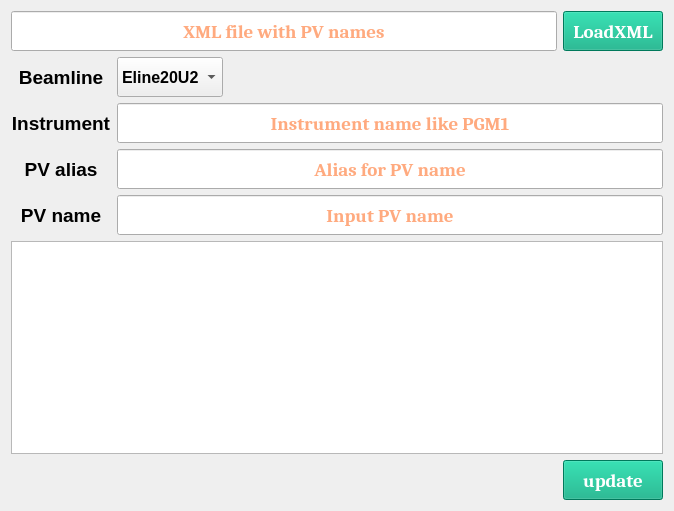
<?xml version="1.0" encoding="UTF-8"?>
<ui version="4.0">
 <class>Form</class>
 <widget class="QWidget" name="Form">
  <property name="geometry">
   <rect>
    <x>0</x>
    <y>0</y>
    <width>674</width>
    <height>511</height>
   </rect>
  </property>
  <property name="windowTitle">
   <string>Form</string>
  </property>
  <layout class="QGridLayout" name="gridLayout_2">
   <item row="0" column="0">
    <layout class="QVBoxLayout" name="verticalLayout_4">
     <item>
      <layout class="QVBoxLayout" name="verticalLayout_3">
       <item>
        <layout class="QHBoxLayout" name="horizontalLayout_2">
         <item>
          <widget class="QLineEdit" name="PV_name_txt_2">
           <property name="minimumSize">
            <size>
             <width>260</width>
             <height>40</height>
            </size>
           </property>
           <property name="maximumSize">
            <size>
             <width>16777215</width>
             <height>40</height>
            </size>
           </property>
           <property name="palette">
            <palette>
             <active>
              <colorrole role="Text">
               <brush brushstyle="SolidPattern">
                <color alpha="255">
                 <red>255</red>
                 <green>85</green>
                 <blue>0</blue>
                </color>
               </brush>
              </colorrole>
             </active>
             <inactive>
              <colorrole role="Text">
               <brush brushstyle="SolidPattern">
                <color alpha="255">
                 <red>0</red>
                 <green>0</green>
                 <blue>0</blue>
                </color>
               </brush>
              </colorrole>
             </inactive>
             <disabled>
              <colorrole role="Text">
               <brush brushstyle="SolidPattern">
                <color alpha="255">
                 <red>120</red>
                 <green>120</green>
                 <blue>120</blue>
                </color>
               </brush>
              </colorrole>
             </disabled>
            </palette>
           </property>
           <property name="font">
            <font>
             <family>Cambria</family>
             <pointsize>14</pointsize>
             <bold>true</bold>
            </font>
           </property>
           <property name="text">
            <string/>
           </property>
           <property name="alignment">
            <set>Qt::AlignCenter</set>
           </property>
           <property name="placeholderText">
            <string>XML file with PV names</string>
           </property>
          </widget>
         </item>
         <item>
          <widget class="QPushButton" name="Load_pvxml_btn">
           <property name="sizePolicy">
            <sizepolicy hsizetype="Fixed" vsizetype="Fixed">
             <horstretch>0</horstretch>
             <verstretch>0</verstretch>
            </sizepolicy>
           </property>
           <property name="minimumSize">
            <size>
             <width>100</width>
             <height>40</height>
            </size>
           </property>
           <property name="maximumSize">
            <size>
             <width>100</width>
             <height>40</height>
            </size>
           </property>
           <property name="font">
            <font>
             <family>Cambria</family>
             <pointsize>14</pointsize>
             <bold>true</bold>
            </font>
           </property>
           <property name="styleSheet">
            <string notr="true">QPushButton{background-color: rgb(0, 170, 127);selection-color: rgb(255, 85, 127);
color: rgb(255, 255, 255);}

QPushButton:hover{background-color:rgb(0, 170, 255);}

QPushButton:pressed{background-color:rgb(255, 91, 58);}</string>
           </property>
           <property name="text">
            <string>LoadXML</string>
           </property>
          </widget>
         </item>
        </layout>
       </item>
       <item>
        <layout class="QGridLayout" name="gridLayout">
         <item row="0" column="0">
          <layout class="QVBoxLayout" name="verticalLayout">
           <item>
            <widget class="QLabel" name="label_5">
             <property name="sizePolicy">
              <sizepolicy hsizetype="Fixed" vsizetype="Fixed">
               <horstretch>0</horstretch>
               <verstretch>0</verstretch>
              </sizepolicy>
             </property>
             <property name="minimumSize">
              <size>
               <width>100</width>
               <height>40</height>
              </size>
             </property>
             <property name="maximumSize">
              <size>
               <width>100</width>
               <height>40</height>
              </size>
             </property>
             <property name="palette">
              <palette>
               <active>
                <colorrole role="WindowText">
                 <brush brushstyle="SolidPattern">
                  <color alpha="255">
                   <red>255</red>
                   <green>85</green>
                   <blue>0</blue>
                  </color>
                 </brush>
                </colorrole>
                <colorrole role="Text">
                 <brush brushstyle="SolidPattern">
                  <color alpha="255">
                   <red>0</red>
                   <green>170</green>
                   <blue>255</blue>
                  </color>
                 </brush>
                </colorrole>
                <colorrole role="ButtonText">
                 <brush brushstyle="SolidPattern">
                  <color alpha="255">
                   <red>0</red>
                   <green>255</green>
                   <blue>255</blue>
                  </color>
                 </brush>
                </colorrole>
               </active>
               <inactive>
                <colorrole role="WindowText">
                 <brush brushstyle="SolidPattern">
                  <color alpha="255">
                   <red>0</red>
                   <green>0</green>
                   <blue>0</blue>
                  </color>
                 </brush>
                </colorrole>
                <colorrole role="Text">
                 <brush brushstyle="SolidPattern">
                  <color alpha="255">
                   <red>0</red>
                   <green>0</green>
                   <blue>0</blue>
                  </color>
                 </brush>
                </colorrole>
                <colorrole role="ButtonText">
                 <brush brushstyle="SolidPattern">
                  <color alpha="255">
                   <red>0</red>
                   <green>0</green>
                   <blue>0</blue>
                  </color>
                 </brush>
                </colorrole>
               </inactive>
               <disabled>
                <colorrole role="WindowText">
                 <brush brushstyle="SolidPattern">
                  <color alpha="255">
                   <red>120</red>
                   <green>120</green>
                   <blue>120</blue>
                  </color>
                 </brush>
                </colorrole>
                <colorrole role="Text">
                 <brush brushstyle="SolidPattern">
                  <color alpha="255">
                   <red>120</red>
                   <green>120</green>
                   <blue>120</blue>
                  </color>
                 </brush>
                </colorrole>
                <colorrole role="ButtonText">
                 <brush brushstyle="SolidPattern">
                  <color alpha="255">
                   <red>120</red>
                   <green>120</green>
                   <blue>120</blue>
                  </color>
                 </brush>
                </colorrole>
               </disabled>
              </palette>
             </property>
             <property name="font">
              <font>
               <family>Arial</family>
               <pointsize>14</pointsize>
               <bold>true</bold>
              </font>
             </property>
             <property name="frameShape">
              <enum>QFrame::NoFrame</enum>
             </property>
             <property name="frameShadow">
              <enum>QFrame::Sunken</enum>
             </property>
             <property name="text">
              <string>Beamline</string>
             </property>
             <property name="alignment">
              <set>Qt::AlignCenter</set>
             </property>
            </widget>
           </item>
           <item>
            <widget class="QLabel" name="label_8">
             <property name="sizePolicy">
              <sizepolicy hsizetype="Fixed" vsizetype="Fixed">
               <horstretch>0</horstretch>
               <verstretch>0</verstretch>
              </sizepolicy>
             </property>
             <property name="minimumSize">
              <size>
               <width>100</width>
               <height>40</height>
              </size>
             </property>
             <property name="maximumSize">
              <size>
               <width>100</width>
               <height>40</height>
              </size>
             </property>
             <property name="palette">
              <palette>
               <active>
                <colorrole role="WindowText">
                 <brush brushstyle="SolidPattern">
                  <color alpha="255">
                   <red>255</red>
                   <green>85</green>
                   <blue>0</blue>
                  </color>
                 </brush>
                </colorrole>
                <colorrole role="Text">
                 <brush brushstyle="SolidPattern">
                  <color alpha="255">
                   <red>0</red>
                   <green>170</green>
                   <blue>255</blue>
                  </color>
                 </brush>
                </colorrole>
                <colorrole role="ButtonText">
                 <brush brushstyle="SolidPattern">
                  <color alpha="255">
                   <red>0</red>
                   <green>255</green>
                   <blue>255</blue>
                  </color>
                 </brush>
                </colorrole>
               </active>
               <inactive>
                <colorrole role="WindowText">
                 <brush brushstyle="SolidPattern">
                  <color alpha="255">
                   <red>0</red>
                   <green>0</green>
                   <blue>0</blue>
                  </color>
                 </brush>
                </colorrole>
                <colorrole role="Text">
                 <brush brushstyle="SolidPattern">
                  <color alpha="255">
                   <red>0</red>
                   <green>0</green>
                   <blue>0</blue>
                  </color>
                 </brush>
                </colorrole>
                <colorrole role="ButtonText">
                 <brush brushstyle="SolidPattern">
                  <color alpha="255">
                   <red>0</red>
                   <green>0</green>
                   <blue>0</blue>
                  </color>
                 </brush>
                </colorrole>
               </inactive>
               <disabled>
                <colorrole role="WindowText">
                 <brush brushstyle="SolidPattern">
                  <color alpha="255">
                   <red>120</red>
                   <green>120</green>
                   <blue>120</blue>
                  </color>
                 </brush>
                </colorrole>
                <colorrole role="Text">
                 <brush brushstyle="SolidPattern">
                  <color alpha="255">
                   <red>120</red>
                   <green>120</green>
                   <blue>120</blue>
                  </color>
                 </brush>
                </colorrole>
                <colorrole role="ButtonText">
                 <brush brushstyle="SolidPattern">
                  <color alpha="255">
                   <red>120</red>
                   <green>120</green>
                   <blue>120</blue>
                  </color>
                 </brush>
                </colorrole>
               </disabled>
              </palette>
             </property>
             <property name="font">
              <font>
               <family>Arial</family>
               <pointsize>14</pointsize>
               <bold>true</bold>
              </font>
             </property>
             <property name="frameShape">
              <enum>QFrame::NoFrame</enum>
             </property>
             <property name="frameShadow">
              <enum>QFrame::Sunken</enum>
             </property>
             <property name="text">
              <string>Instrument</string>
             </property>
             <property name="alignment">
              <set>Qt::AlignCenter</set>
             </property>
            </widget>
           </item>
           <item>
            <widget class="QLabel" name="label_7">
             <property name="sizePolicy">
              <sizepolicy hsizetype="Fixed" vsizetype="Fixed">
               <horstretch>0</horstretch>
               <verstretch>0</verstretch>
              </sizepolicy>
             </property>
             <property name="minimumSize">
              <size>
               <width>100</width>
               <height>40</height>
              </size>
             </property>
             <property name="maximumSize">
              <size>
               <width>100</width>
               <height>40</height>
              </size>
             </property>
             <property name="palette">
              <palette>
               <active>
                <colorrole role="WindowText">
                 <brush brushstyle="SolidPattern">
                  <color alpha="255">
                   <red>255</red>
                   <green>85</green>
                   <blue>0</blue>
                  </color>
                 </brush>
                </colorrole>
                <colorrole role="Text">
                 <brush brushstyle="SolidPattern">
                  <color alpha="255">
                   <red>0</red>
                   <green>170</green>
                   <blue>255</blue>
                  </color>
                 </brush>
                </colorrole>
                <colorrole role="ButtonText">
                 <brush brushstyle="SolidPattern">
                  <color alpha="255">
                   <red>0</red>
                   <green>255</green>
                   <blue>255</blue>
                  </color>
                 </brush>
                </colorrole>
               </active>
               <inactive>
                <colorrole role="WindowText">
                 <brush brushstyle="SolidPattern">
                  <color alpha="255">
                   <red>0</red>
                   <green>0</green>
                   <blue>0</blue>
                  </color>
                 </brush>
                </colorrole>
                <colorrole role="Text">
                 <brush brushstyle="SolidPattern">
                  <color alpha="255">
                   <red>0</red>
                   <green>0</green>
                   <blue>0</blue>
                  </color>
                 </brush>
                </colorrole>
                <colorrole role="ButtonText">
                 <brush brushstyle="SolidPattern">
                  <color alpha="255">
                   <red>0</red>
                   <green>0</green>
                   <blue>0</blue>
                  </color>
                 </brush>
                </colorrole>
               </inactive>
               <disabled>
                <colorrole role="WindowText">
                 <brush brushstyle="SolidPattern">
                  <color alpha="255">
                   <red>120</red>
                   <green>120</green>
                   <blue>120</blue>
                  </color>
                 </brush>
                </colorrole>
                <colorrole role="Text">
                 <brush brushstyle="SolidPattern">
                  <color alpha="255">
                   <red>120</red>
                   <green>120</green>
                   <blue>120</blue>
                  </color>
                 </brush>
                </colorrole>
                <colorrole role="ButtonText">
                 <brush brushstyle="SolidPattern">
                  <color alpha="255">
                   <red>120</red>
                   <green>120</green>
                   <blue>120</blue>
                  </color>
                 </brush>
                </colorrole>
               </disabled>
              </palette>
             </property>
             <property name="font">
              <font>
               <family>Arial</family>
               <pointsize>14</pointsize>
               <bold>true</bold>
              </font>
             </property>
             <property name="frameShape">
              <enum>QFrame::NoFrame</enum>
             </property>
             <property name="frameShadow">
              <enum>QFrame::Sunken</enum>
             </property>
             <property name="text">
              <string>PV alias</string>
             </property>
             <property name="alignment">
              <set>Qt::AlignCenter</set>
             </property>
            </widget>
           </item>
           <item>
            <widget class="QLabel" name="label_6">
             <property name="sizePolicy">
              <sizepolicy hsizetype="Fixed" vsizetype="Fixed">
               <horstretch>0</horstretch>
               <verstretch>0</verstretch>
              </sizepolicy>
             </property>
             <property name="minimumSize">
              <size>
               <width>100</width>
               <height>40</height>
              </size>
             </property>
             <property name="maximumSize">
              <size>
               <width>100</width>
               <height>40</height>
              </size>
             </property>
             <property name="palette">
              <palette>
               <active>
                <colorrole role="WindowText">
                 <brush brushstyle="SolidPattern">
                  <color alpha="255">
                   <red>255</red>
                   <green>85</green>
                   <blue>0</blue>
                  </color>
                 </brush>
                </colorrole>
                <colorrole role="Text">
                 <brush brushstyle="SolidPattern">
                  <color alpha="255">
                   <red>0</red>
                   <green>170</green>
                   <blue>255</blue>
                  </color>
                 </brush>
                </colorrole>
                <colorrole role="ButtonText">
                 <brush brushstyle="SolidPattern">
                  <color alpha="255">
                   <red>0</red>
                   <green>255</green>
                   <blue>255</blue>
                  </color>
                 </brush>
                </colorrole>
               </active>
               <inactive>
                <colorrole role="WindowText">
                 <brush brushstyle="SolidPattern">
                  <color alpha="255">
                   <red>0</red>
                   <green>0</green>
                   <blue>0</blue>
                  </color>
                 </brush>
                </colorrole>
                <colorrole role="Text">
                 <brush brushstyle="SolidPattern">
                  <color alpha="255">
                   <red>0</red>
                   <green>0</green>
                   <blue>0</blue>
                  </color>
                 </brush>
                </colorrole>
                <colorrole role="ButtonText">
                 <brush brushstyle="SolidPattern">
                  <color alpha="255">
                   <red>0</red>
                   <green>0</green>
                   <blue>0</blue>
                  </color>
                 </brush>
                </colorrole>
               </inactive>
               <disabled>
                <colorrole role="WindowText">
                 <brush brushstyle="SolidPattern">
                  <color alpha="255">
                   <red>120</red>
                   <green>120</green>
                   <blue>120</blue>
                  </color>
                 </brush>
                </colorrole>
                <colorrole role="Text">
                 <brush brushstyle="SolidPattern">
                  <color alpha="255">
                   <red>120</red>
                   <green>120</green>
                   <blue>120</blue>
                  </color>
                 </brush>
                </colorrole>
                <colorrole role="ButtonText">
                 <brush brushstyle="SolidPattern">
                  <color alpha="255">
                   <red>120</red>
                   <green>120</green>
                   <blue>120</blue>
                  </color>
                 </brush>
                </colorrole>
               </disabled>
              </palette>
             </property>
             <property name="font">
              <font>
               <family>Arial</family>
               <pointsize>14</pointsize>
               <bold>true</bold>
              </font>
             </property>
             <property name="frameShape">
              <enum>QFrame::NoFrame</enum>
             </property>
             <property name="frameShadow">
              <enum>QFrame::Sunken</enum>
             </property>
             <property name="text">
              <string>PV name</string>
             </property>
             <property name="alignment">
              <set>Qt::AlignCenter</set>
             </property>
            </widget>
           </item>
          </layout>
         </item>
         <item row="0" column="1">
          <layout class="QVBoxLayout" name="verticalLayout_2">
           <item>
            <layout class="QHBoxLayout" name="horizontalLayout">
             <item>
              <widget class="QComboBox" name="Beamline_cbx">
               <property name="minimumSize">
                <size>
                 <width>100</width>
                 <height>40</height>
                </size>
               </property>
               <property name="maximumSize">
                <size>
                 <width>160</width>
                 <height>40</height>
                </size>
               </property>
               <property name="palette">
                <palette>
                 <active>
                  <colorrole role="Text">
                   <brush brushstyle="SolidPattern">
                    <color alpha="255">
                     <red>0</red>
                     <green>170</green>
                     <blue>255</blue>
                    </color>
                   </brush>
                  </colorrole>
                 </active>
                 <inactive>
                  <colorrole role="Text">
                   <brush brushstyle="SolidPattern">
                    <color alpha="255">
                     <red>0</red>
                     <green>0</green>
                     <blue>0</blue>
                    </color>
                   </brush>
                  </colorrole>
                 </inactive>
                 <disabled>
                  <colorrole role="Text">
                   <brush brushstyle="SolidPattern">
                    <color alpha="255">
                     <red>120</red>
                     <green>120</green>
                     <blue>120</blue>
                    </color>
                   </brush>
                  </colorrole>
                 </disabled>
                </palette>
               </property>
               <property name="font">
                <font>
                 <family>Arial</family>
                 <pointsize>12</pointsize>
                 <bold>true</bold>
                </font>
               </property>
               <item>
                <property name="text">
                 <string>Eline20U2</string>
                </property>
               </item>
              </widget>
             </item>
             <item>
              <spacer name="horizontalSpacer">
               <property name="orientation">
                <enum>Qt::Horizontal</enum>
               </property>
               <property name="sizeHint" stdset="0">
                <size>
                 <width>40</width>
                 <height>20</height>
                </size>
               </property>
              </spacer>
             </item>
            </layout>
           </item>
           <item>
            <widget class="QLineEdit" name="Instrument_txt">
             <property name="minimumSize">
              <size>
               <width>260</width>
               <height>40</height>
              </size>
             </property>
             <property name="maximumSize">
              <size>
               <width>16777215</width>
               <height>40</height>
              </size>
             </property>
             <property name="palette">
              <palette>
               <active>
                <colorrole role="Text">
                 <brush brushstyle="SolidPattern">
                  <color alpha="255">
                   <red>255</red>
                   <green>85</green>
                   <blue>0</blue>
                  </color>
                 </brush>
                </colorrole>
               </active>
               <inactive>
                <colorrole role="Text">
                 <brush brushstyle="SolidPattern">
                  <color alpha="255">
                   <red>0</red>
                   <green>0</green>
                   <blue>0</blue>
                  </color>
                 </brush>
                </colorrole>
               </inactive>
               <disabled>
                <colorrole role="Text">
                 <brush brushstyle="SolidPattern">
                  <color alpha="255">
                   <red>120</red>
                   <green>120</green>
                   <blue>120</blue>
                  </color>
                 </brush>
                </colorrole>
               </disabled>
              </palette>
             </property>
             <property name="font">
              <font>
               <family>Cambria</family>
               <pointsize>14</pointsize>
               <bold>true</bold>
              </font>
             </property>
             <property name="text">
              <string/>
             </property>
             <property name="alignment">
              <set>Qt::AlignCenter</set>
             </property>
             <property name="placeholderText">
              <string>Instrument name like PGM1</string>
             </property>
            </widget>
           </item>
           <item>
            <widget class="QLineEdit" name="PV_alisa_txt">
             <property name="minimumSize">
              <size>
               <width>260</width>
               <height>40</height>
              </size>
             </property>
             <property name="maximumSize">
              <size>
               <width>16777215</width>
               <height>40</height>
              </size>
             </property>
             <property name="palette">
              <palette>
               <active>
                <colorrole role="Text">
                 <brush brushstyle="SolidPattern">
                  <color alpha="255">
                   <red>255</red>
                   <green>85</green>
                   <blue>0</blue>
                  </color>
                 </brush>
                </colorrole>
               </active>
               <inactive>
                <colorrole role="Text">
                 <brush brushstyle="SolidPattern">
                  <color alpha="255">
                   <red>0</red>
                   <green>0</green>
                   <blue>0</blue>
                  </color>
                 </brush>
                </colorrole>
               </inactive>
               <disabled>
                <colorrole role="Text">
                 <brush brushstyle="SolidPattern">
                  <color alpha="255">
                   <red>120</red>
                   <green>120</green>
                   <blue>120</blue>
                  </color>
                 </brush>
                </colorrole>
               </disabled>
              </palette>
             </property>
             <property name="font">
              <font>
               <family>Cambria</family>
               <pointsize>14</pointsize>
               <bold>true</bold>
              </font>
             </property>
             <property name="text">
              <string/>
             </property>
             <property name="alignment">
              <set>Qt::AlignCenter</set>
             </property>
             <property name="placeholderText">
              <string>Alias for PV name</string>
             </property>
            </widget>
           </item>
           <item>
            <widget class="QLineEdit" name="PV_name_txt">
             <property name="minimumSize">
              <size>
               <width>260</width>
               <height>40</height>
              </size>
             </property>
             <property name="maximumSize">
              <size>
               <width>16777215</width>
               <height>40</height>
              </size>
             </property>
             <property name="palette">
              <palette>
               <active>
                <colorrole role="Text">
                 <brush brushstyle="SolidPattern">
                  <color alpha="255">
                   <red>255</red>
                   <green>85</green>
                   <blue>0</blue>
                  </color>
                 </brush>
                </colorrole>
               </active>
               <inactive>
                <colorrole role="Text">
                 <brush brushstyle="SolidPattern">
                  <color alpha="255">
                   <red>0</red>
                   <green>0</green>
                   <blue>0</blue>
                  </color>
                 </brush>
                </colorrole>
               </inactive>
               <disabled>
                <colorrole role="Text">
                 <brush brushstyle="SolidPattern">
                  <color alpha="255">
                   <red>120</red>
                   <green>120</green>
                   <blue>120</blue>
                  </color>
                 </brush>
                </colorrole>
               </disabled>
              </palette>
             </property>
             <property name="font">
              <font>
               <family>Cambria</family>
               <pointsize>14</pointsize>
               <bold>true</bold>
              </font>
             </property>
             <property name="text">
              <string/>
             </property>
             <property name="alignment">
              <set>Qt::AlignCenter</set>
             </property>
             <property name="placeholderText">
              <string>Input PV name</string>
             </property>
            </widget>
           </item>
          </layout>
         </item>
        </layout>
       </item>
      </layout>
     </item>
     <item>
      <widget class="QTableWidget" name="tableWidget"/>
     </item>
     <item>
      <layout class="QHBoxLayout" name="horizontalLayout_3">
       <item>
        <spacer name="horizontalSpacer_2">
         <property name="orientation">
          <enum>Qt::Horizontal</enum>
         </property>
         <property name="sizeHint" stdset="0">
          <size>
           <width>40</width>
           <height>20</height>
          </size>
         </property>
        </spacer>
       </item>
       <item>
        <widget class="QPushButton" name="Update_btn">
         <property name="sizePolicy">
          <sizepolicy hsizetype="Fixed" vsizetype="Fixed">
           <horstretch>0</horstretch>
           <verstretch>0</verstretch>
          </sizepolicy>
         </property>
         <property name="minimumSize">
          <size>
           <width>100</width>
           <height>40</height>
          </size>
         </property>
         <property name="maximumSize">
          <size>
           <width>100</width>
           <height>40</height>
          </size>
         </property>
         <property name="font">
          <font>
           <family>Cambria</family>
           <pointsize>14</pointsize>
           <bold>true</bold>
          </font>
         </property>
         <property name="styleSheet">
          <string notr="true">QPushButton{background-color: rgb(0, 170, 127);selection-color: rgb(255, 85, 127);
color: rgb(255, 255, 255);}

QPushButton:hover{background-color:rgb(0, 170, 255);}

QPushButton:pressed{background-color:rgb(255, 91, 58);}</string>
         </property>
         <property name="text">
          <string>update</string>
         </property>
        </widget>
       </item>
      </layout>
     </item>
    </layout>
   </item>
  </layout>
 </widget>
 <resources/>
 <connections/>
</ui>
